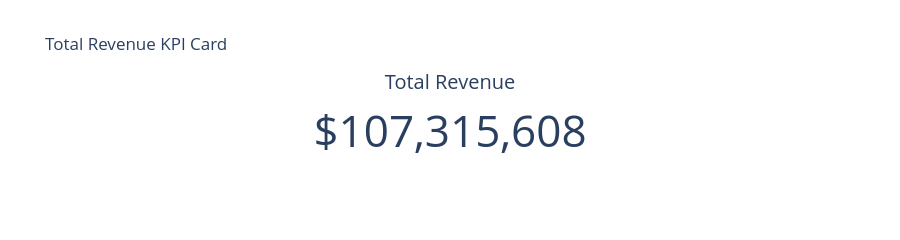

Notebook code for this chart:
### Markdown cell above
Financial Metrics

### Code cell
TOTAL_REVENUE = 107315608
TOTAL_PROFIT = 23973118
AVG_PROFIT_RATIO = 0.3658 # 36.58%


fig_rev = go.Figure(go.Indicator(
    mode = "number",
    value = TOTAL_REVENUE,
    number = {'prefix': "$", 'valueformat': ",.0f"},
    title = {"text": "Total Revenue"},
    domain = {'x': [0, 1], 'y': [0, 1]}
))
fig_rev.update_layout(title_text=' Total Revenue KPI Card', height=200)
py.iplot(fig_rev)


fig_prof = go.Figure(go.Indicator(
    mode = "number",
    value = TOTAL_PROFIT,
    number = {'prefix': "$", 'valueformat': ",.0f"},
    title = {"text": "Total Profit"},
    domain = {'x': [0, 1], 'y': [0, 1]}
))
fig_prof.update_layout(title_text=' Total Profit KPI Card', height=200)
py.iplot(fig_prof)

fig_ratio = go.Figure(go.Indicator(
    mode = "number",
    value = AVG_PROFIT_RATIO,
    number = {'suffix': "%", 'valueformat': ".1%"},
    title = {"text": "Average Profit Ratio"},
    domain = {'x': [0, 1], 'y': [0, 1]}
))
fig_ratio.update_layout(title_text='Average Profit Ratio KPI Card', height=200)
py.iplot(fig_ratio)

### Figure 1 — Plotly figure (JSON) as saved in the notebook; plotly's stock layout.template omitted (floating-point values rounded to 4 significant figures)
{"data": [{"domain": {"x": [0, 1], "y": [0, 1]}, "mode": "number", "number": {"prefix": "$", "valueformat": ",.0f"}, "title": {"text": "Total Revenue"}, "type": "indicator", "value": 107315608}], "layout": {"height": 200, "title": {"text": " Total Revenue KPI Card"}}}
